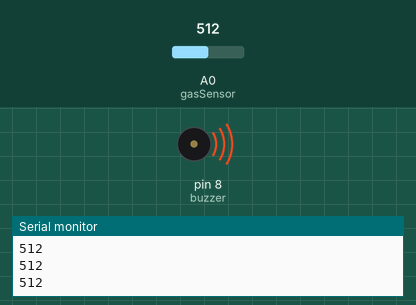
Simulated run of this sketch. Board: Arduino Uno, built with avr-gcc and run on an emulated ATmega328P. Shown: buzzer (waves = sounding, pin HIGH), the last lines printed to the serial monitor. The inputs (shaded band) are chosen by the test bench; at power-on: A0 (gasSensor) = 512.

Above: at 1.3 s.
1.4 s: A0 (gasSensor) set to 106
2.9 s: A0 (gasSensor) set to 91
At 4.0 s:
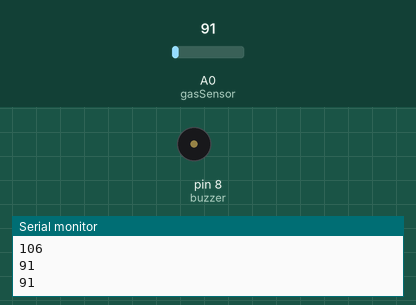
4.5 s: A0 (gasSensor) set to 110
At 5.1 s:
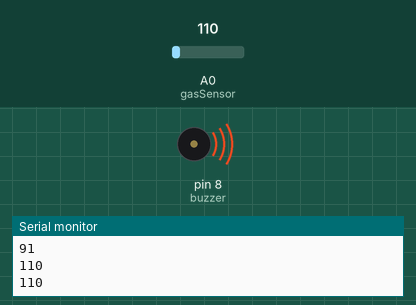
6.0 s: A0 (gasSensor) set to 90
At 6.3 s:
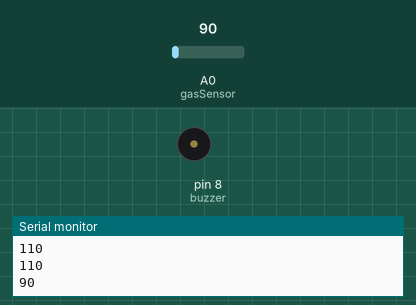
Timing chart, 0 to 8.5 s (numbered marks = the images above; inputs shaded):
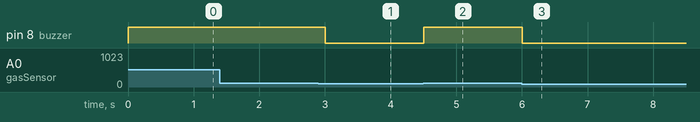

The sketch:

smokeDetector.ino
```cpp
int gasSensor = A0;
int buzzer = 8;
int threshold = 100;   // Adjust this value

void setup() {
  pinMode(buzzer, OUTPUT);
  Serial.begin(9600);
}

void loop() {
  int sensorValue = analogRead(gasSensor);
  Serial.println(sensorValue);

  if (sensorValue > threshold) {
    digitalWrite(buzzer, HIGH);
  } else {
    digitalWrite(buzzer, LOW);
  }

  delay(500);
}
```

Measured:
- the behaviour switches between 101 and 100 on A0 (gasSensor) (found by bisection; images 0 and 1)
- after the input at 2.9 s, pin 8 (buzzer): HIGH → LOW after 0.10 s
- after the input at 4.5 s, pin 8 (buzzer): LOW → HIGH at once
- after the input at 6.0 s, pin 8 (buzzer): HIGH → LOW at once
